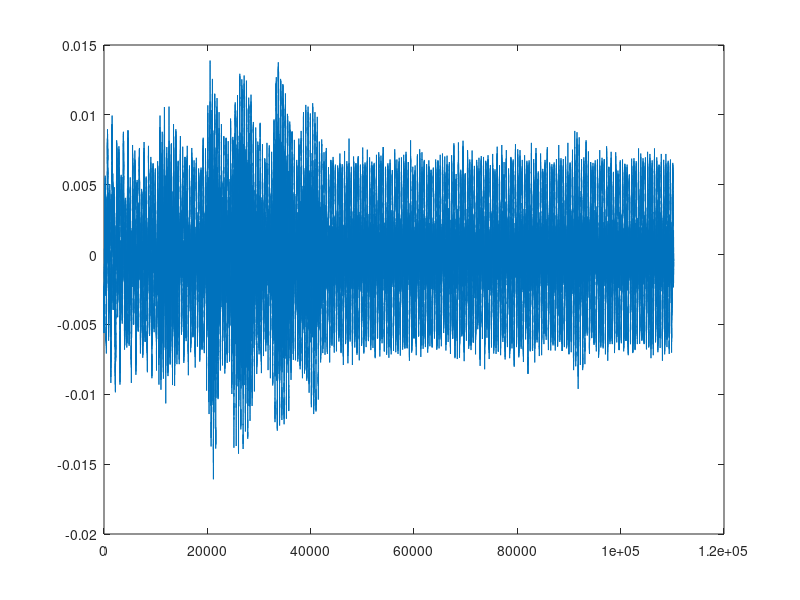
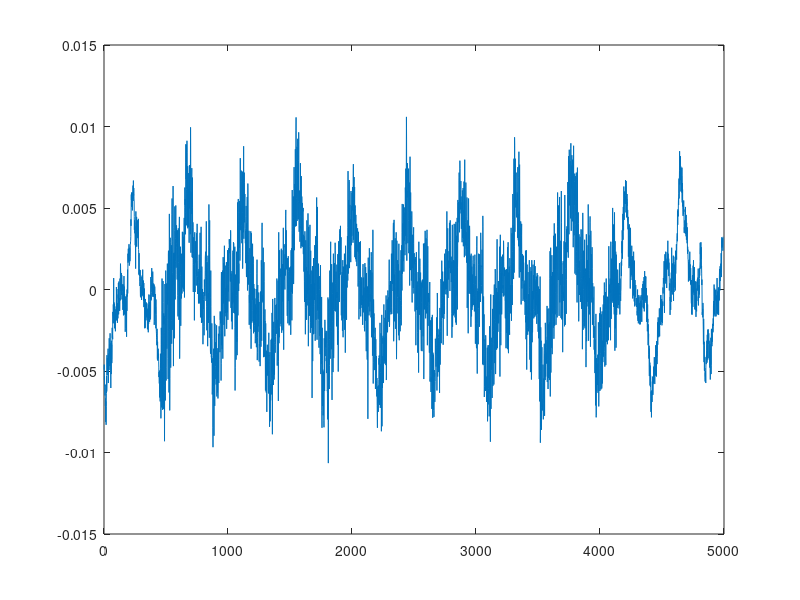

Reproduce these figures in MATLAB, in order. (Note: this script raises an error after producing the figures.)
%% Load p025c80r4212.mat
close all
load('pontusdaniel141202/p025c80r4212.mat')
plot(yrec)

rngpilots = 42; %#ok<*NASGU>
rngmessage = 12;
lengthCycP = 80; % Length of cyclic prefix
startsample = 1.3013e4;
startsample = startsample-290 ;
%% Load p025c40r4313.mat
close all
load('pontusdaniel141202/p025c40r4313.mat')
plot(yrec)

rngpilots = 43;
rngmessage = 13;
lengthCycP = 40; % Length of cyclic prefix
startsample = 1.6644e4;
startsample = startsample-120 ;
%% Load p015c80r4414.mat
close all
load('pontusdaniel141202/p015c80r4414.mat')
plot(yrec)

rngpilots = 44;
rngmessage = 14;
lengthCycP = 80; % Length of cyclic prefix
startsample = 1.5109e4;
startsample = startsample-250 ;
%% Load p015c40r4515.mat
close all
load('pontusdaniel141202/p015c40r4515.mat')
plot(yrec)

rngpilots = 45;
rngmessage = 15;
lengthCycP = 40; % Length of cyclic prefix
startsample = 1.8722e4;
startsample = startsample-270 ;
%% Load p005c80r4616.mat
close all
load('pontusdaniel141202/p005c80r4616.mat')
plot(yrec)

rngpilots = 46;
rngmessage = 16;
lengthCycP = 80; % Length of cyclic prefix
startsample = 1.6105e4;
startsample = startsample -330 ;
%% Load p005c40r4717.mat
close all
load('pontusdaniel141202/p005c40r4717.mat')
plot(yrec)

rngpilots = 47;
rngmessage = 17;
lengthCycP = 40; % Length of cyclic prefix
startsample = 9140;
startsample = startsample -210 ;
%% Load p002c80r4818.mat
close all
load('pontusdaniel141202/p002c80r4818.mat')
plot(yrec)

rngpilots = 48;
rngmessage = 18;
lengthCycP = 80; % Length of cyclic prefix
startsample = 1.0795e4;
startsample = startsample -650 ; %factor 5 : 100samples here is 20samples for synkerror
%% General Parameters & Start plot
fs = 22050;      % Sampling frequency
fc = 4000;       % Center frequency
R = 10;           % Upsampling nymber
N = 128;         % Number of bits to send
NN = 2^14;       % Number of frequency grid points
%lengthCycP = 80; % Length of cyclic prefix
E = 100;           % Gain

%Pilots
rng(rngpilots);
pilotBits = 2*round(rand(1,2*N))-1;
%Message
rng(rngmessage);
cheatmessageBits = 2*round(rand(1, 2*N)) - 1;

% Modify samples - Cut yrec to right length
close all
lengthB = 33; %length of filter B
lengthzmr = (lengthCycP+N+lengthCycP+N)*R + lengthB - 1;
lengthzmr =  lengthzmr + 800; %OBS +800!to be able to go +80 shifts
zmr = yrec(startsample:startsample+lengthzmr-1);
figure
plot(zmr)

% RECIEVER first part
close all

%Demodulation
yib = demodulate(zmr,fs,fc,NN,zmr);

%Decimation
B = firpm(32,2*[0 0.5/R*0.9 0.5/R*1.6 1/2],[1 1 0 0]);
yi = conv(yib,B);

%Down sampling
y = yi(1:R:end);

% Check BER for different syncerrors between start and stop
close all
start = -lengthCycP -0;
stop = lengthCycP-0;
clc
[BERpilot,BERmessage] = findSynchError(start, stop, y, pilotBits,cheatmessageBits, lengthCycP, N, E);

plot(start:stop,BERmessage);
title('Bit errors for bit message')
xlabel('Shifted samples in baseband')
ylabel('Nr of bit error')

%% Decode at one specific syncerror
synchError = 0; %Choose a synchError (check with findSynchError)
[estmessageBits, H_est, estpilotBits] = iOFDMToBits(y, pilotBits, lengthCycP, N, synchError, E);

%Plot the recieved estmessagebits
figure
stem(abs(H_est))
title('stem(abs(Hest))')
figure 
stem(angle(H_est))
title('stem(angle(Hest))')

%Check bitterror
estmessageBits01 = (estmessageBits + 1)./2;%convert to 1,0
cheatmessageBits01 = (cheatmessageBits + 1)./2;%convert to 1,0
biterrors = sum(abs(estmessageBits01 - cheatmessageBits01));
disp('Bit errors for recieved message');
disp(biterrors);
disp('with sycherror');
disp(synchError);
